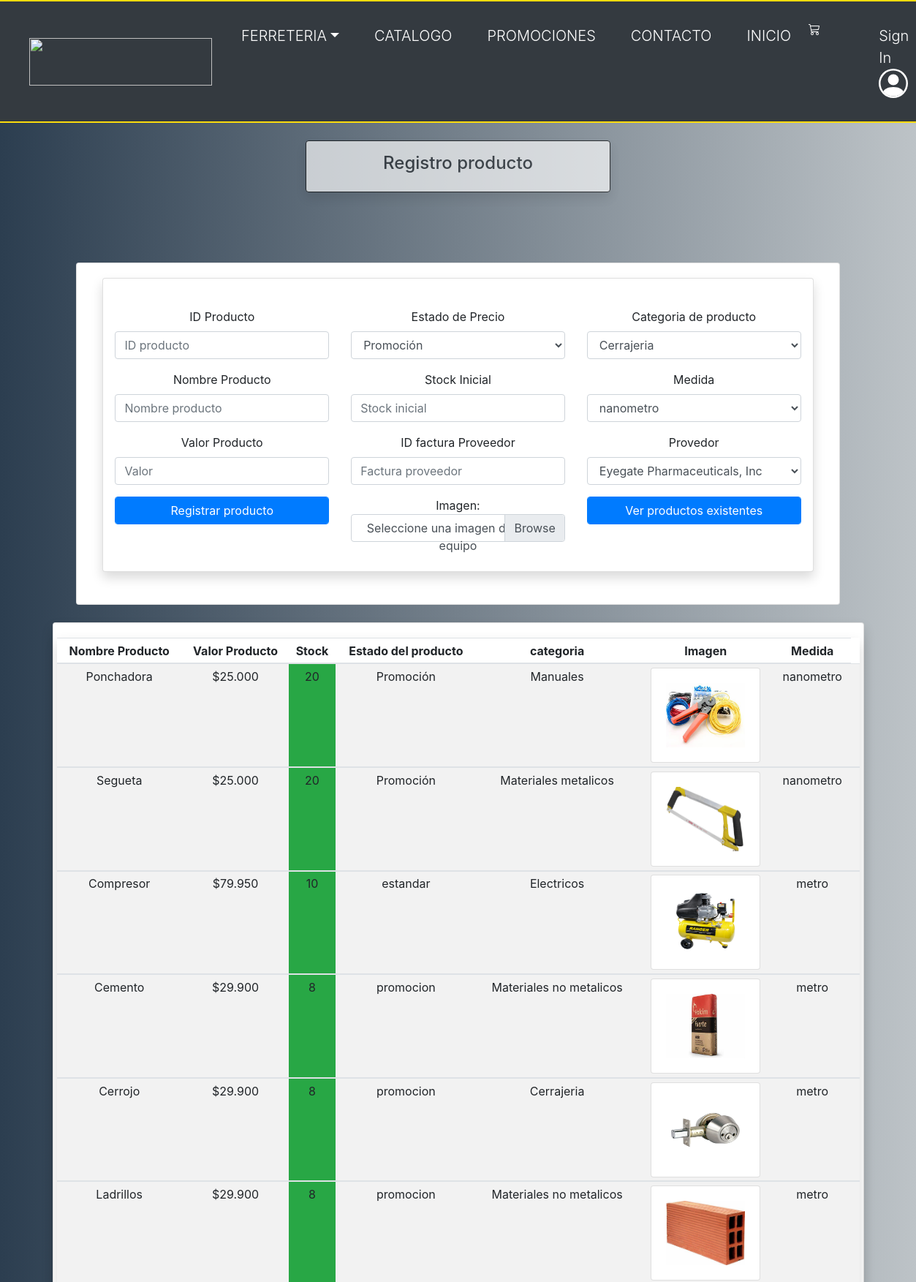
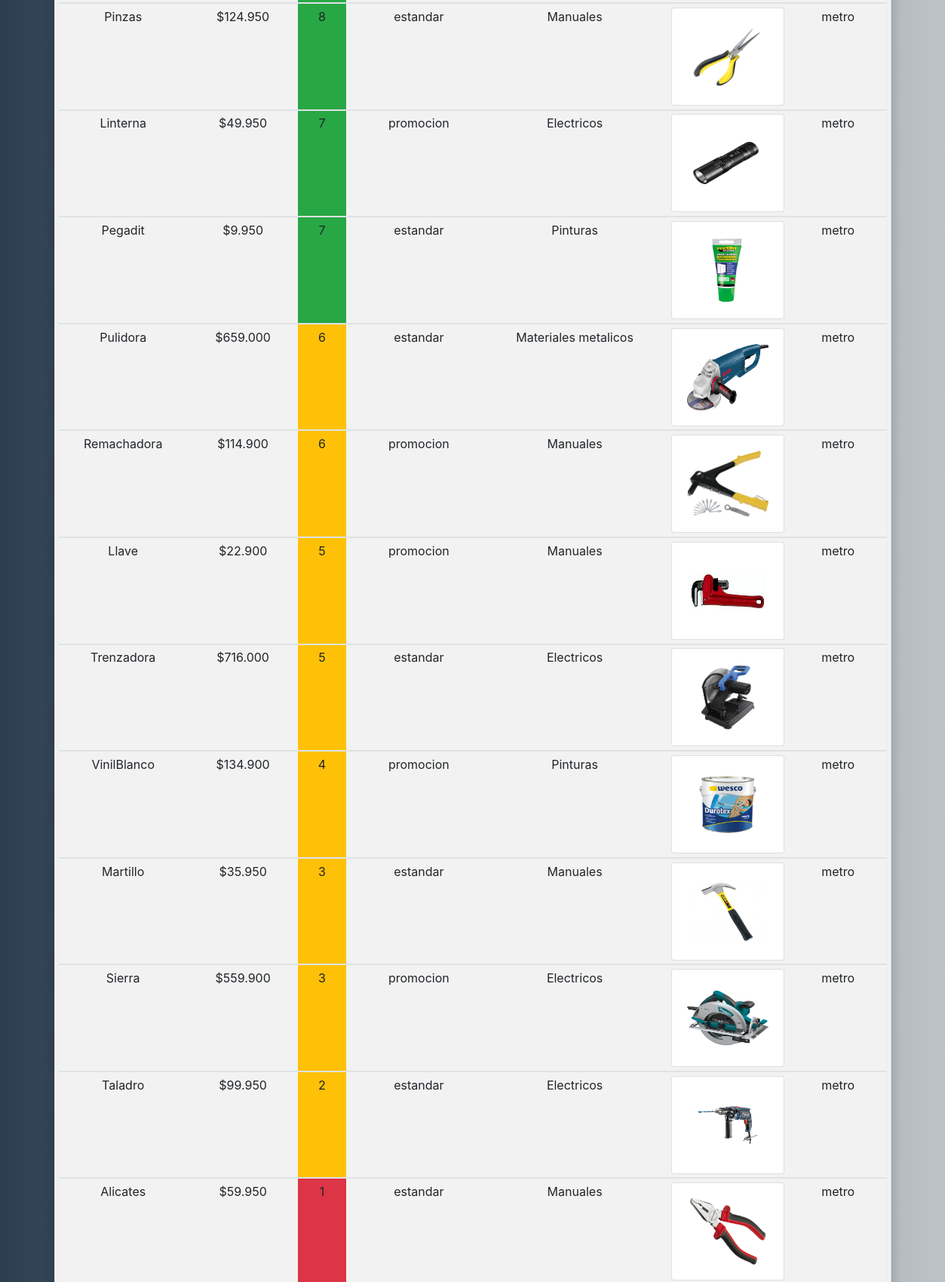
Page /vista/CU004-crearproductos.php?accion=verProducto (upper part) on the committed database (2 pictures, top to bottom).
### tables this page shows
CREATE TABLE `producto` (
  `ID_prod` varchar(40) NOT NULL,
  `nom_prod` varchar(30) NOT NULL,
  `val_prod` int(11) NOT NULL,
  `stok_prod` int(11) NOT NULL,
  `estado_prod` varchar(20) NOT NULL,
  `descript` varchar(200) DEFAULT NULL,
  `img` varchar(40) DEFAULT NULL,
  `CF_categoria` int(11) NOT NULL,
  `CF_tipo_medida` int(11) NOT NULL
);

CREATE TABLE `categoria` (
  `ID_categoria` int(11) NOT NULL,
  `nom_categoria` varchar(30) NOT NULL
);

CREATE TABLE `tipo_medida` (
  `ID_medida` int(11) NOT NULL,
  `nom_medida` varchar(35) NOT NULL,
  `acron_medida` varchar(5) NOT NULL
);

### modelo/class.conexion.php (called while the page is built)
<?php
    class Conexion{
    static function conexionPDO(){
        $DB_HOST = 'bzsvpsfy9oknkorinigg-mysql.services.clever-cloud.com';
        $DB_USER = 'uu1ftcn3edrvx0se';
        $DB_PASS = 'YTZ9rXNKvoAIDwOwvvFj';
        $DB_NAME = 'bzsvpsfy9oknkorinigg';
        try {
            $dsn = "mysql:host=$DB_HOST;dbname=$DB_NAME";
            $db = new PDO($dsn, $DB_USER,  $DB_PASS);
        } catch (PDOException $e) {
            echo 'Error al conectarnos al; ' . $e->getMessage();
        }
        return $db;
    }
}

### modelo/class.sql.php (called while the page is built, shortened)
<?php
include_once 'class.conexion.php';
include_once '../controlador/controladorsession.php';
class SQL extends Conexion{
   public $db;
   public function __construct() {
      $this->db = Conexion::conexionPDO();
   }
   static function ningunDato(){
      return new self ();
   }
    public function verCategorias(){
        $sql = "SELECT * FROM categoria
        order by nom_categoria asc";
        $stm = $this->db->prepare($sql);
        $stm->execute();
        $result = $stm->fetchAll();
        return $result;
    }
   public function verMedida(){
      $sql = "SELECT * FROM  tipo_medida";
      $stm = $this->db->prepare($sql);
      $stm->execute();
      $result = $stm->fetchAll();
      return $result;
   }
   public function verProductos(){
      $sql = "SELECT P.ID_prod , P.img , P.nom_prod ,
      P.val_prod , P.stok_prod , P.estado_prod ,
      C.nom_categoria , M.nom_medida
      from producto P join categoria C on C.ID_categoria = P.CF_categoria
      join tipo_medida M on P.CF_tipo_medida = M.ID_medida
      order by  P.stok_prod  desc , P.nom_prod asc;";
      $stm = $this->db->prepare($sql);
      $stm->execute();
      $result = $stm->fetchAll();
      return $result;
   }
   public function verProveedor(){
      $sql = "SELECT * FROM empresa_provedor";
      $c = $this->db->prepare($sql);
      $c->execute();
      $r = $c->fetchAll();
      return $r;
   }
}
?>

### controlador/controladorsession.php (called while the page is built, shortened)
<?php
class Session{
   static function ningunDato(){
      return new self ();
   }
}
?>

### controlador/controlador.php (called while the page is built, shortened)
<?php
include_once '../modelo/class.sql.php';
class ControllerDoc
{
    private $session, $objModUs;
    public function __construct(){
        include_once 'controladorsession.php';
        $this->objModUs    = SQL::ningunDato();
    }
    public function verCategorias()
    {
        return $this->objModUs->verCategorias();
    }
    public function verMedida()
    {
        return $this->objModUs->verMedida();
    }
    public function verProveedor()
    {
       return $this->objModUs->verProveedor();
    }
    public function verProductos()
    {
        return $this->objModUs->verProductos();
    }
}
?>

### vista/CU004-crearProductos.php (the view, shortened to what this page needs)
<?php
$objSession =new Session();
$u = $objSession->desencriptaSesion();
$in = false;
switch ($u['usuario']['ID_rol_n']) {
    case 0:
        $in = true;
    break;
}
if ($in == false) {
    echo "<script>alert('No tiene permiso para ingresar a este modulo');</script>";
    echo "<script>window.location.replace('index.php');</script>";
} else {
$objCon = new ControllerDoc();
?>
<div class="card card-body text-center  col-md-10 mx-auto ">
    <div class=" container-fluid ">
        <div class="card card-body shadow p-3 mb-4 bg-white"> <br>
            <div class="row">
                <div class="col-md-4">
                    <form action="../controlador/api.php?apicall=insertProducto" method="POST" enctype="multipart/form-data">
                        <div class="form-group"><label for="">ID Producto</label><input class="form-control" type="text" placeholder="ID producto" name="ID_prod"></div>
                        <div class="form-group"><label for="">Nombre Producto</label><input class="form-control" type="text" class="form-control" placeholder="Nombre producto" name="nom_prod"></div>
                        <div class="form-group"><label for="">Valor Producto</label><input class="form-control" type="number" class="form-control" placeholder="Valor" name="val_prod"></div>
                        <div class="form-group"> <input class="btn btn-primary form-control" type="submit" name="submit" value="Registrar producto"> </div>
                </div>
                <div class="col-md-4">
                    <label for="">Estado de Precio</label>
                    <div class="form-group">
                        <select name="estado_prod" class="form-control">
                            <option value="Promoción">Promoción </option>
                        </select>
                    </div>
                    <div class="form-group"><label for="">Stock Inicial</label><input type="number" class="form-control" placeholder="Stock inicial" name="stok_prod" required autofocus></div>
                    <div class="form-group"><label for="">ID factura Proveedor</label><input type="text" class="form-control" placeholder="Factura proveedor" name="num_fac_ing" autofocus></div>
                    Imagen:
                    <div class="custom-file">
                    <label class="custom-file-label" for="customFile">Seleccione una imagen desde su equipo</label>
                </div><br><br>
                </div>
                <div class="col-md-4">
                    <div class="form-group"><label for="">Categoria de producto</label>
                        <select class="form-control" name="CF_categoria">
                            <?php
                             $datos =   $objCon->verCategorias();
                            foreach( $datos as $i => $row ) {
                            ?>
                                <option value="<?= $row['ID_categoria'] ?>"><?= $row['nom_categoria'] ?></option>
                            <?php }
                            ?>
                        </select>
                    </div>
                    <div class="form-group"><label for="">Medida</label>
                        <select class="form-control" name="CF_tipo_medida">
                            <?php
                            $datos =  $objCon->verMedida();
                            foreach($datos as $i => $row ){
                            ?>
                                <option value="<?= $row['ID_medida'] ?>"><?= $row['nom_medida'] ?></option>
                            <?php }
                            ?>
                        </select>
                    </div>
                    <div class=" form-group"><label for="">Provedor</label>
                        <select class="form-control" name="FK_rut">
                            <?php
                            $datos   = $objCon->verProveedor();
                            foreach($datos as $i => $row) {
                            ?>
                                <option value="<?= $row['ID_rut']  ?>"> <?= $row['nom_empresa']  ?> </option>
                            <?php  } ?>
                        </select>
                    </div>
                    <div class="form-group "><a class="btn btn-primary form-control" href="CU004-crearProductos.php?accion=verProducto">Ver productos existentes</a></div>
                </div>
            </div>
        </div>
    </div>
</div> <br>
<?php
if (isset($_GET['accion'])) {
?>
<div class="container">
            <div class="card card-body bg-while col-lg-12 shadow  mx-auto">
                <div class="row">
                    <table class="table table-striped table-hover bg-bordered bg-light table-sm col-lg-12 col-sm-4 col-xs-12 mx-auto text-center shadow p-3 mb-5 bg-white">
                        <thead>
                            <tr>
                                <th>Nombre Producto</th>
                                <th>Valor Producto</th>
                                <th>Stock </th>
                                <th>Estado del producto</th>
                                <th>categoria</th>
                                <th>Imagen</th>
                                <th>Medida</th>
                            </tr>
                        </thead>
                        <?php
                       $datos = $objCon->verProductos();
                        foreach( $datos as $i => $row ){
                            $p  =  $row['stok_prod'];
                            $c = "text";
                            if ($p < 2) {
                                $c = "danger";
                            } elseif ($p <= 6) {
                                $c = "warning";
                            } elseif ($p >= 7) {
                                $c = "success";
                            }
                            $c = "bg-" . $c;
                        ?>
                            <tbody>
                                <tr>
                                    <td><?php echo $row['nom_prod'] ?></td>
                                    <td><?php echo "$".number_format(($row['val_prod']),0, ',','.' )   ; ?></td>
                                    <td class=" <?php echo  $c  ?>"><?php echo $row['stok_prod'] ?></td>
                                    <td><?php echo $row['estado_prod'] ?></td>
                                    <td><?php echo $row['nom_categoria'] ?></td>
                                    <td><img class="card card-body  mx-auto" src="fonts/img/<?= $row['img']; ?>" alt="Card image cap" height="130px" width="150px"></td>
                                    <td><?php echo $row['nom_medida'] ?></td>
                                    <td>
                                    </td>
                                </tr>
                            </tbody>
                        <?php
                        }
                        ?>
                    </table>
</div>
</div>
</div>
<?php
    }
}
?>

### vista/estilos/css/jav.css (style rules this page uses)
body { background: #bdc3c7; background: -webkit-linear-gradient(to right, #2c3e50, #bdc3c7); background: linear-gradient(to right, #2c3e50, #bdc3c7); }
html { min-height: 100%; position: relative; }
body { margin: 0; margin-bottom: 40px; }

### rows in the picture
producto: nom_prod "Ponchadora", val_prod "25.000", stok_prod "20", estado_prod "Promoción", CF_categoria.nom_categoria "Manuales", img (picture), CF_tipo_medida.nom_medida "nanometro"
producto: nom_prod "Segueta", val_prod "25.000", stok_prod "20", estado_prod "Promoción", CF_categoria.nom_categoria "Materiales metalicos", img (picture), CF_tipo_medida.nom_medida "nanometro"
producto: nom_prod "Compresor", val_prod "79.950", stok_prod "10", estado_prod "estandar", CF_categoria.nom_categoria "Electricos", img (picture), CF_tipo_medida.nom_medida "metro"
producto: nom_prod "Cemento", val_prod "29.900", stok_prod "8", estado_prod "promocion", CF_categoria.nom_categoria "Materiales no metalicos", img (picture), CF_tipo_medida.nom_medida "metro"
producto: nom_prod "Cerrojo", val_prod "29.900", stok_prod "8", estado_prod "promocion", CF_categoria.nom_categoria "Cerrajeria", img (picture), CF_tipo_medida.nom_medida "metro"
producto: nom_prod "Ladrillos", val_prod "29.900", stok_prod "8", estado_prod "promocion", CF_categoria.nom_categoria "Materiales no metalicos", img (picture), CF_tipo_medida.nom_medida "metro"
producto: nom_prod "Pinzas", val_prod "124.950", stok_prod "8", estado_prod "estandar", CF_categoria.nom_categoria "Manuales", img (picture), CF_tipo_medida.nom_medida "metro"
producto: nom_prod "Linterna", val_prod "49.950", stok_prod "7", estado_prod "promocion", CF_categoria.nom_categoria "Electricos", img (picture), CF_tipo_medida.nom_medida "metro"
producto: nom_prod "Pegadit", val_prod "9.950", stok_prod "7", estado_prod "estandar", CF_categoria.nom_categoria "Pinturas", img (picture), CF_tipo_medida.nom_medida "metro"
producto: nom_prod "Pulidora", val_prod "659.000", stok_prod "6", estado_prod "estandar", CF_categoria.nom_categoria "Materiales metalicos", img (picture), CF_tipo_medida.nom_medida "metro"
producto: nom_prod "Remachadora", val_prod "114.900", stok_prod "6", estado_prod "promocion", CF_categoria.nom_categoria "Manuales", img (picture), CF_tipo_medida.nom_medida "metro"
producto: nom_prod "Llave", val_prod "22.900", stok_prod "5", estado_prod "promocion", CF_categoria.nom_categoria "Manuales", img (picture), CF_tipo_medida.nom_medida "metro"
producto: nom_prod "Trenzadora", val_prod "716.000", stok_prod "5", estado_prod "estandar", CF_categoria.nom_categoria "Electricos", img (picture), CF_tipo_medida.nom_medida "metro"
producto: nom_prod "VinilBlanco", val_prod "134.900", stok_prod "4", estado_prod "promocion", CF_categoria.nom_categoria "Pinturas", img (picture), CF_tipo_medida.nom_medida "metro"
producto: nom_prod "Martillo", val_prod "35.950", stok_prod "3", estado_prod "estandar", CF_categoria.nom_categoria "Manuales", img (picture), CF_tipo_medida.nom_medida "metro"
producto: nom_prod "Sierra", val_prod "559.900", stok_prod "3", estado_prod "promocion", CF_categoria.nom_categoria "Electricos", img (picture), CF_tipo_medida.nom_medida "metro"
producto: nom_prod "Taladro", val_prod "99.950", stok_prod "2", estado_prod "estandar", CF_categoria.nom_categoria "Electricos", img (picture), CF_tipo_medida.nom_medida "metro"
producto: nom_prod "Alicates", val_prod "59.950", stok_prod "1", estado_prod "estandar", CF_categoria.nom_categoria "Manuales", img (picture), CF_tipo_medida.nom_medida "metro"

### other values in the picture
$aP[$i0][0] "FERRETERIA"
$d[0] "CATALOGO"
$d[0] "PROMOCIONES"
$d[0] "CONTACTO"
$d[0] "INICIO"
$titulo "Registro producto"
form field CF_categoria "Cerrajeria"
form field CF_tipo_medida "nanometro"
form field FK_rut "Eyegate Pharmaceuticals, Inc"
